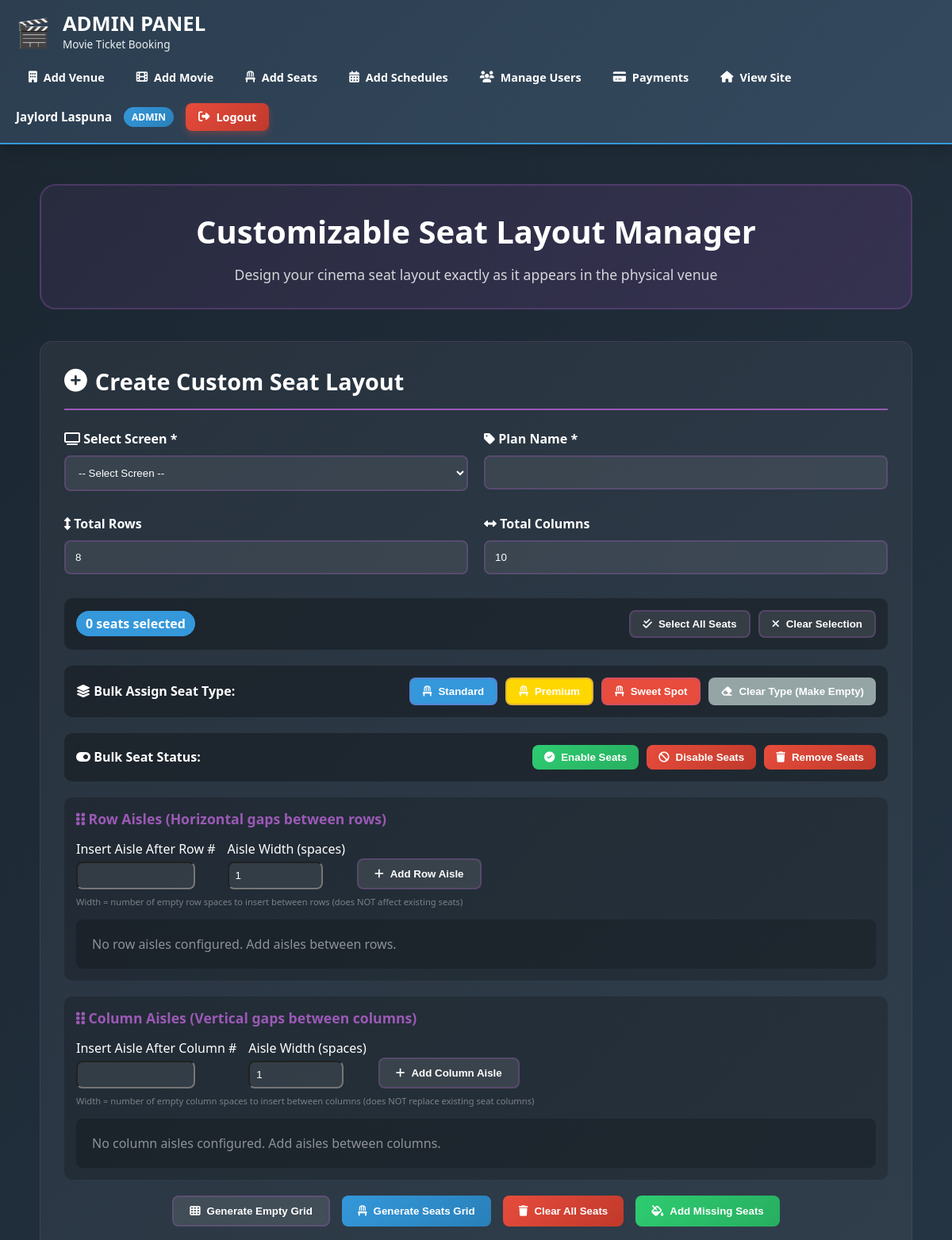
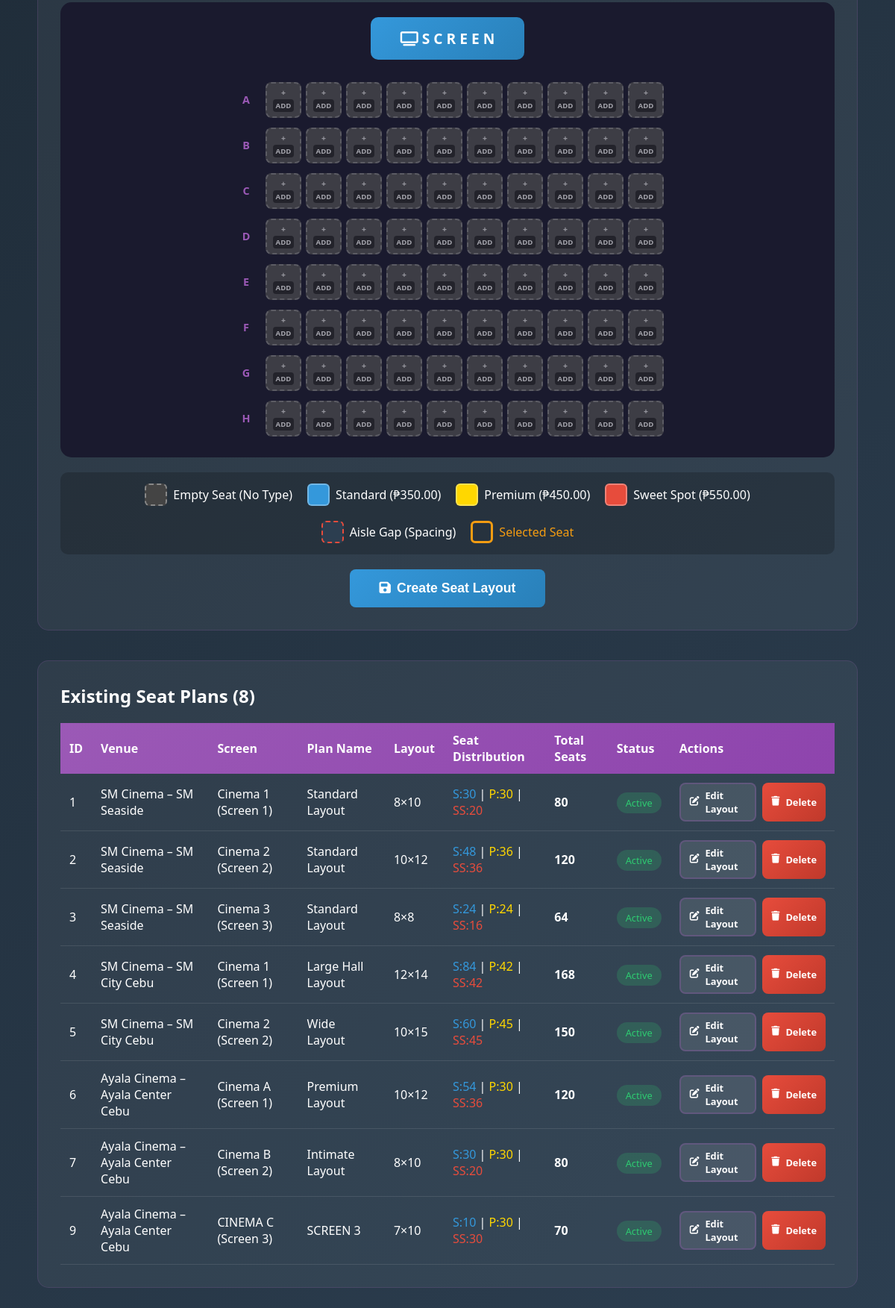
The app's page /pages/admin/manage-seats.php (signed in) with its own data (2 pictures, top to bottom).
### tables this page shows
CREATE TABLE `seat_types` (
  `id` int(11) NOT NULL,
  `name` varchar(50) NOT NULL,
  `default_price` decimal(10,2) NOT NULL,
  `color_code` varchar(7) DEFAULT '#3498db',
  `description` varchar(255) DEFAULT NULL,
  `sort_order` int(11) DEFAULT 0,
  `is_active` tinyint(1) DEFAULT 1,
  `created_at` timestamp NOT NULL DEFAULT current_timestamp()
);

CREATE TABLE `seat_plans` (
  `id` int(11) NOT NULL,
  `screen_id` int(11) NOT NULL,
  `plan_name` varchar(100) NOT NULL,
  `total_rows` int(11) NOT NULL,
  `total_columns` int(11) NOT NULL,
  `total_seats` int(11) GENERATED ALWAYS AS (`total_rows` * `total_columns`) STORED,
  `is_active` tinyint(1) DEFAULT 1,
  `created_at` timestamp NOT NULL DEFAULT current_timestamp(),
  `updated_at` timestamp NULL DEFAULT NULL ON UPDATE current_timestamp()
);

CREATE TABLE `venues` (
  `id` int(11) NOT NULL,
  `venue_name` varchar(255) NOT NULL,
  `venue_location` varchar(500) NOT NULL,
  `google_maps_link` varchar(500) DEFAULT NULL,
  `venue_photo_path` varchar(500) DEFAULT NULL,
  `contact_number` varchar(20) DEFAULT NULL,
  `operating_hours` varchar(255) DEFAULT NULL,
  `is_active` tinyint(1) DEFAULT 1,
  `created_at` timestamp NOT NULL DEFAULT current_timestamp(),
  `updated_at` timestamp NULL DEFAULT NULL ON UPDATE current_timestamp()
);

CREATE TABLE `screens` (
  `id` int(11) NOT NULL,
  `venue_id` int(11) NOT NULL,
  `screen_name` varchar(100) NOT NULL,
  `screen_number` int(11) NOT NULL,
  `capacity` int(11) NOT NULL,
  `is_active` tinyint(1) DEFAULT 1,
  `created_at` timestamp NOT NULL DEFAULT current_timestamp(),
  `updated_at` timestamp NULL DEFAULT NULL ON UPDATE current_timestamp()
);

### pages/admin/manage-seats.php (the view, shortened to what the rows shown need)
<?php
$root_dir = dirname(dirname(__DIR__));
require_once $root_dir . '/partials/admin-header.php';
$conn = get_db_connection();
$edit_plan = null;
$seat_plans = [];
$plans_result = $conn->query("
    SELECT
        sp.id,
        sp.plan_name,
        sp.total_rows,
        sp.total_columns,
        sp.is_active,
        sp.created_at,
        s.id as screen_id,
        s.screen_name,
        s.screen_number,
        v.id as venue_id,
        v.venue_name,
        COUNT(spd.id) as total_seats,
        COUNT(CASE WHEN st.name = 'Standard' THEN 1 END) as standard_seats,
        COUNT(CASE WHEN st.name = 'Premium' THEN 1 END) as premium_seats,
        COUNT(CASE WHEN st.name = 'Sweet Spot' THEN 1 END) as sweet_spot_seats
    FROM seat_plans sp
    JOIN screens s ON sp.screen_id = s.id
    JOIN venues v ON s.venue_id = v.id
    LEFT JOIN seat_plan_details spd ON sp.id = spd.seat_plan_id AND spd.is_enabled = 1
    LEFT JOIN seat_types st ON spd.seat_type_id = st.id
    WHERE sp.is_active = 1
    GROUP BY sp.id, sp.plan_name, sp.total_rows, sp.total_columns, sp.is_active, sp.created_at,
             s.id, s.screen_name, s.screen_number, v.id, v.venue_name
    ORDER BY sp.id ASC
");
if ($plans_result) {
    while ($row = $plans_result->fetch_assoc()) {
        $seat_plans[] = $row;
    }
}
$seat_types = [];
$type_result = $conn->query("SELECT id, name, default_price, color_code FROM seat_types WHERE is_active = 1 ORDER BY sort_order");
if ($type_result) {
    while ($row = $type_result->fetch_assoc()) {
        $seat_types[] = $row;
    }
}
?>
<div class="admin-content" style="max-width: 1600px; margin: 0 auto; padding: 30px;">
    <div
        style="text-align: center; margin-bottom: 40px; padding: 30px; background: linear-gradient(135deg, rgba(155, 89, 182, 0.1), rgba(142, 68, 173, 0.2)); border-radius: 20px; border: 2px solid rgba(155, 89, 182, 0.3);">
        <h1 style="color: white; font-size: 2.5rem; margin-bottom: 15px; font-weight: 800;">Customizable Seat Layout
            Manager</h1>
    </div>
    <div
        style="background: rgba(255, 255, 255, 0.05); border-radius: 15px; padding: 30px; margin-bottom: 40px; border: 1px solid rgba(155, 89, 182, 0.2);">
        <h2
            style="color: white; font-size: 1.8rem; margin-bottom: 25px; padding-bottom: 15px; border-bottom: 2px solid #9b59b6; display: flex; align-items: center; gap: 10px;">
            <i class="<?php echo $edit_plan ? 'fas fa-edit' : 'fas fa-plus-circle'; ?>"></i>
            <?php echo $edit_plan ? 'Edit Seat Layout' : 'Create Custom Seat Layout'; ?>
        </h2>
        <form method="POST" action="" id="seatPlanForm">
            <div style="background: rgba(0,0,0,0.3); border-radius: 10px; padding: 15px; margin-bottom: 20px;">
                <div
                    style="display: flex; justify-content: space-between; align-items: center; flex-wrap: wrap; gap: 15px;">
                    <div style="display: flex; gap: 10px; flex-wrap: wrap;">
                        <?php foreach ($seat_types as $type): ?>
                            <button type="button" class="bulk-type-btn btn btn-secondary"
                                data-type="<?php echo $type['name']; ?>"
                                style="padding: 8px 15px; background: <?php echo $type['color_code']; ?>; color: white;">
                                <i class="fas fa-chair"></i> <?php echo $type['name']; ?>
                            </button>
                        <?php endforeach; ?>
                        <button type="button" id="bulkClearTypeBtn" class="btn btn-warning"
                            style="padding: 8px 15px; background: #95a5a6; color: white;">
                            <i class="fas fa-eraser"></i> Clear Type (Make Empty)
                        </button>
                    </div>
                </div>
            </div>
            <div
                style="display: flex; gap: 20px; justify-content: center; flex-wrap: wrap; margin-bottom: 20px; padding: 15px; background: rgba(0,0,0,0.2); border-radius: 10px;">
                <?php foreach ($seat_types as $type): ?>
                    <div style="display: flex; align-items: center; gap: 8px;">
                        <div
                            style="width: 30px; height: 30px; background: <?php echo $type['color_code']; ?>; border-radius: 6px; border: 2px solid rgba(255,255,255,0.3);">
                        </div>
                        <span style="color: white;"><?php echo $type['name']; ?>
                            (₱<?php echo number_format($type['default_price'], 2); ?>)</span>
                    </div>
                <?php endforeach; ?>
            </div>
        </form>
    </div>
    <div
        style="background: rgba(255, 255, 255, 0.05); border-radius: 15px; padding: 30px; border: 1px solid rgba(155, 89, 182, 0.2);">
        <h2 style="color: white; font-size: 1.5rem; margin-bottom: 20px;">Existing Seat Plans
            (<?php echo count($seat_plans); ?>)</h2>
        <?php if (empty($seat_plans)): ?>
            <div style="text-align: center; padding: 40px; color: rgba(255,255,255,0.5);">
                <i class="fas fa-chair fa-3x" style="margin-bottom: 15px; opacity: 0.5;"></i>
                <p>No seat plans found. Create your first custom layout!</p>
            </div>
        <?php else: ?>
            <div style="overflow-x: auto;">
                <table style="width: 100%; border-collapse: collapse;">
                    <thead>
                        <tr style="background: linear-gradient(135deg, #9b59b6 0%, #8e44ad 100%);">
                            <th style="padding: 12px; text-align: left;">ID</th>
                            <th style="padding: 12px; text-align: left;">Venue</th>
                            <th style="padding: 12px; text-align: left;">Screen</th>
                            <th style="padding: 12px; text-align: left;">Plan Name</th>
                            <th style="padding: 12px; text-align: left;">Layout</th>
                            <th style="padding: 12px; text-align: left;">Seat Distribution</th>
                            <th style="padding: 12px; text-align: left;">Total Seats</th>
                            <th style="padding: 12px; text-align: left;">Status</th>
                            <th style="padding: 12px; text-align: left;">Actions</th>
                        </tr>
                    </thead>
                    <tbody>
                        <?php foreach ($seat_plans as $plan): ?>
                            <tr style="border-bottom: 1px solid rgba(255,255,255,0.1);">
                                <td style="padding: 12px;"><?php echo $plan['id']; ?></td>
                                <td style="padding: 12px;"><?php echo htmlspecialchars($plan['venue_name']); ?></td>
                                <td style="padding: 12px;"><?php echo htmlspecialchars($plan['screen_name']); ?> (Screen
                                    <?php echo $plan['screen_number']; ?>)</td>
                                <td style="padding: 12px;"><?php echo htmlspecialchars($plan['plan_name']); ?></td>
                                <td style="padding: 12px;">
                                    <?php echo $plan['total_rows']; ?>×<?php echo $plan['total_columns']; ?></td>
                                <td style="padding: 12px;">
                                    <span style="color: #3498db;">S:<?php echo $plan['standard_seats']; ?></span> |
                                    <span style="color: #FFD700;">P:<?php echo $plan['premium_seats']; ?></span> |
                                    <span style="color: #e74c3c;">SS:<?php echo $plan['sweet_spot_seats']; ?></span>
                                </td>
                                <td style="padding: 12px; font-weight: 700;"><?php echo number_format($plan['total_seats']); ?>
                                </td>
                                <td style="padding: 12px;">
                                    <span
                                        style="background: <?php echo $plan['is_active'] ? 'rgba(46,204,113,0.2)' : 'rgba(231,76,60,0.2)'; ?>; color: <?php echo $plan['is_active'] ? '#2ecc71' : '#e74c3c'; ?>; padding: 5px 12px; border-radius: 20px; font-size: 0.8rem;">
                                        <?php echo $plan['is_active'] ? 'Active' : 'Inactive'; ?>
                                    </span>
                                </td>
                                <td style="padding: 12px;">
                                    <div style="display: flex; gap: 8px;">
                                        <a href="?page=admin/manage-seats&edit_plan=<?php echo $plan['id']; ?>"
                                            class="btn btn-secondary" style="padding: 6px 12px; font-size: 0.8rem;">
                                            <i class="fas fa-edit"></i> Edit Layout
                                        </a>
                                        <a href="?page=admin/manage-seats&delete_plan=<?php echo $plan['id']; ?>"
                                            onclick="return confirm('Delete this seat plan?')" class="btn btn-danger"
                                            style="padding: 6px 12px; font-size: 0.8rem;">
                                            <i class="fas fa-trash"></i> Delete
                                        </a>
                                    </div>
                                </td>
                            </tr>
                        <?php endforeach; ?>
                    </tbody>
                </table>
            </div>
        <?php endif; ?>
    </div>
</div>
</body>
</html>

### records on screen
seat_types: name "Standard", default_price "350.00"
seat_types: name "Premium", default_price "450.00"
seat_types: name "Sweet Spot", default_price "550.00"
seat_plans: id "1", venues.venue_name "SM Cinema – SM Seaside", screen.screen_name "Cinema 1", screen.screen_number "1", plan_name "Standard Layout", total_rows "8", total_columns "10", standard_seats "30", premium_seats "30", sweet_spot_seats "20", total_seats "80", is_active "Active"
seat_plans: id "2", venues.venue_name "SM Cinema – SM Seaside", screen.screen_name "Cinema 2", screen.screen_number "2", plan_name "Standard Layout", total_rows "10", total_columns "12", standard_seats "48", premium_seats "36", sweet_spot_seats "36", total_seats "120", is_active "Active"
seat_plans: id "3", venues.venue_name "SM Cinema – SM Seaside", screen.screen_name "Cinema 3", screen.screen_number "3", plan_name "Standard Layout", total_rows "8", total_columns "8", standard_seats "24", premium_seats "24", sweet_spot_seats "16", total_seats "64", is_active "Active"
seat_plans: id "4", venues.venue_name "SM Cinema – SM City Cebu", screen.screen_name "Cinema 1", screen.screen_number "1", plan_name "Large Hall Layout", total_rows "12", total_columns "14", standard_seats "84", premium_seats "42", sweet_spot_seats "42", total_seats "168", is_active "Active"
seat_plans: id "5", venues.venue_name "SM Cinema – SM City Cebu", screen.screen_name "Cinema 2", screen.screen_number "2", plan_name "Wide Layout", total_rows "10", total_columns "15", standard_seats "60", premium_seats "45", sweet_spot_seats "45", total_seats "150", is_active "Active"
seat_plans: id "6", venues.venue_name "Ayala Cinema – Ayala Center Cebu", screen.screen_name "Cinema A", screen.screen_number "1", plan_name "Premium Layout", total_rows "10", total_columns "12", standard_seats "54", premium_seats "30", sweet_spot_seats "36", total_seats "120", is_active "Active"
seat_plans: id "7", venues.venue_name "Ayala Cinema – Ayala Center Cebu", screen.screen_name "Cinema B", screen.screen_number "2", plan_name "Intimate Layout", total_rows "8", total_columns "10", standard_seats "30", premium_seats "30", sweet_spot_seats "20", total_seats "80", is_active "Active"
seat_plans: id "9", venues.venue_name "Ayala Cinema – Ayala Center Cebu", screen.screen_name "CINEMA C", screen.screen_number "3", plan_name "SCREEN 3", total_rows "7", total_columns "10", standard_seats "10", premium_seats "30", sweet_spot_seats "30", total_seats "70", is_active "Active"

### other values on screen
$_SESSION['user_name'] "Jaylord Laspuna"
$_SESSION['user_role'] "ADMIN"
count($seat_plans) "8"
